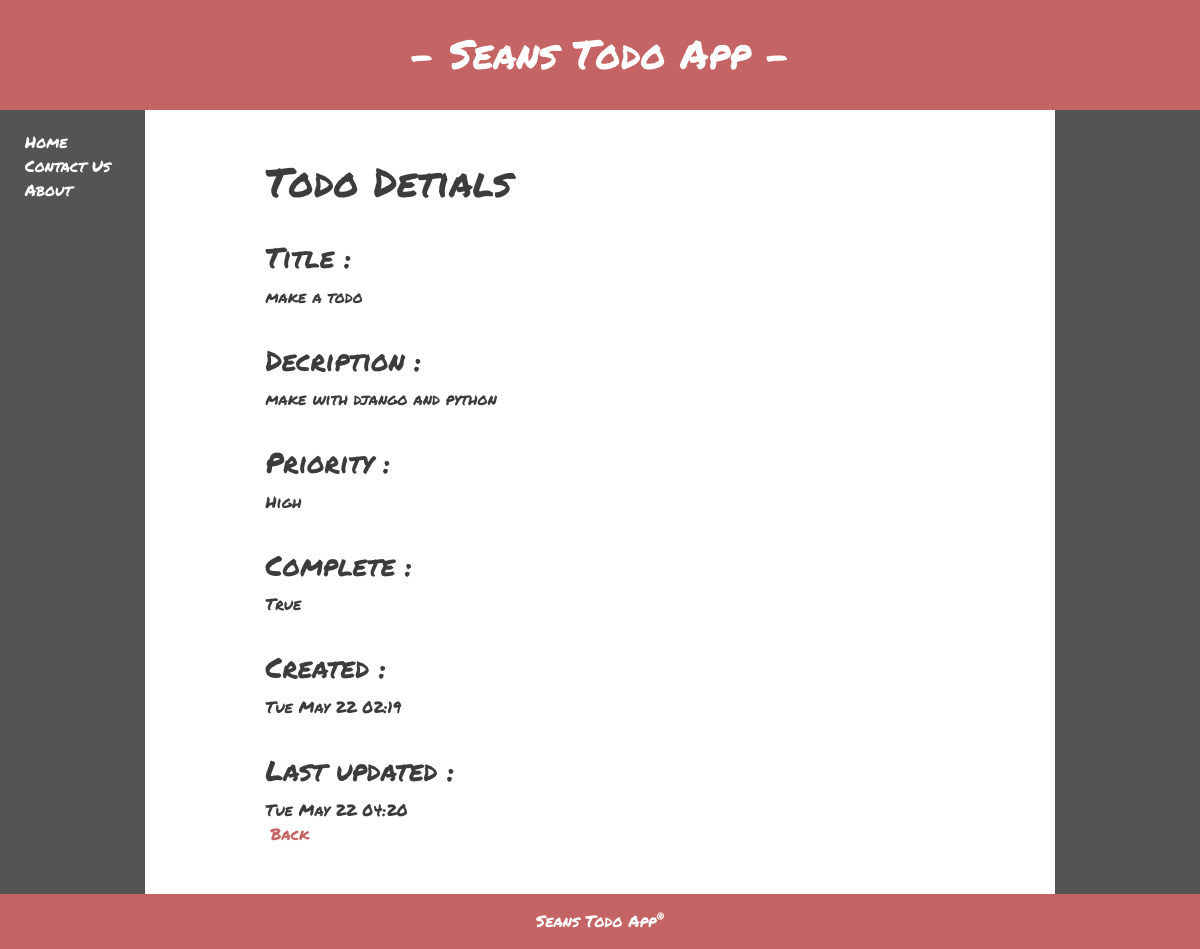
The app's page /todo/2/ with its own data.
### todo_app/models.py (models this page shows)
class Todo(models.Model):
    title = models.CharField(max_length=30)
    description = models.CharField(max_length=200, null=True, blank=True)
    priority = models.CharField(max_length=6, choices=CHOICES)
    complete = models.BooleanField(default=False)
    created = models.DateTimeField(auto_now_add=True)
    updated = models.DateTimeField(auto_now=True)
    def __str__(self):
        return self.title

### todo_app/views.py (the view)
# urls.py: path('todo/<int:pk>/', TodoDetail.as_view(), name='todo'),
class TodoDetail(DetailView):
    model = Todo
    template_name = 'todo_app/todo.html'
    context_object_name = 'todo'

### todo_app/templates/todo_app/todo.html (shortened to what this page needs)
{% extends 'todo_app/base.html' %}
{% load static %}
{% block content %}
    <H1>Todo Detials</H1>
    <h3>Title :</h3>
        {{todo}}
    <h3>Decription :</h3>
        {{todo.description}}
    <h3>Priority :</h3>
        {{todo.priority}}
    <h3>Complete :</h3>
        {{todo.complete}}
    <h3>Created :</h3>
        {{todo.created|date:'D M y H:i'}}
    <h3>Last updated :</h3>
    {{todo.updated|date:'D M y H:i'}}
    <br>
    <a href="{% url 'index' %}">Back</a>
{% endblock content %}

### todo_app/static/todo_app/stylesheet.css (style rules this page uses)
body { display:flex; flex-direction: column; height: 750px; font-family: 'Permanent Marker', cursive; background-color: rgb(255, 255, 255); color: rgb(60, 60, 61); }
a { margin-top: 10px; margin-left: 5px; text-decoration: none; color: rgb(197, 100, 100) }
h3 { margin-top: 35px; margin-bottom: 10px; }

### records on screen
Todo: title "make a todo", description "make with django and python", priority "High", complete "True", created "Tue May 22 02:19", updated "Tue May 22 04:20"
